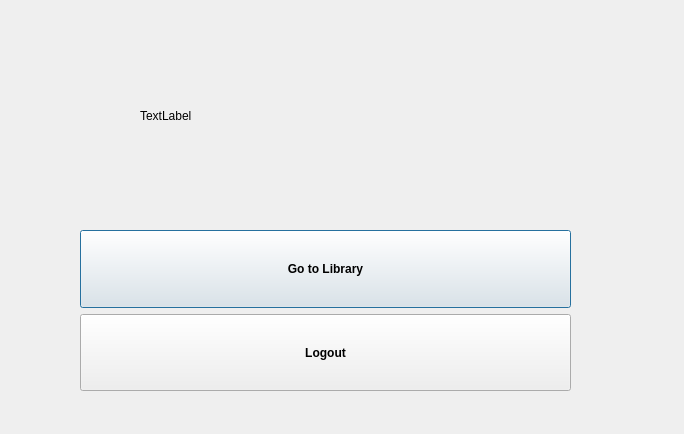
<?xml version="1.0" encoding="UTF-8"?>
<ui version="4.0">
 <class>student1</class>
 <widget class="QDialog" name="student1">
  <property name="geometry">
   <rect>
    <x>0</x>
    <y>0</y>
    <width>684</width>
    <height>434</height>
   </rect>
  </property>
  <property name="windowTitle">
   <string>Dialog</string>
  </property>
  <widget class="QLabel" name="label60">
   <property name="geometry">
    <rect>
     <x>140</x>
     <y>30</y>
     <width>391</width>
     <height>171</height>
    </rect>
   </property>
   <property name="text">
    <string>TextLabel</string>
   </property>
  </widget>
  <widget class="QWidget" name="">
   <property name="geometry">
    <rect>
     <x>80</x>
     <y>230</y>
     <width>491</width>
     <height>161</height>
    </rect>
   </property>
   <layout class="QVBoxLayout" name="verticalLayout">
    <item>
     <widget class="QPushButton" name="pushButton_2">
      <property name="sizePolicy">
       <sizepolicy hsizetype="Minimum" vsizetype="Preferred">
        <horstretch>0</horstretch>
        <verstretch>0</verstretch>
       </sizepolicy>
      </property>
      <property name="font">
       <font>
        <pointsize>9</pointsize>
        <weight>75</weight>
        <bold>true</bold>
       </font>
      </property>
      <property name="text">
       <string>Go to Library</string>
      </property>
     </widget>
    </item>
    <item>
     <widget class="QPushButton" name="pushButton_3">
      <property name="sizePolicy">
       <sizepolicy hsizetype="Minimum" vsizetype="Preferred">
        <horstretch>0</horstretch>
        <verstretch>0</verstretch>
       </sizepolicy>
      </property>
      <property name="font">
       <font>
        <pointsize>9</pointsize>
        <weight>75</weight>
        <bold>true</bold>
       </font>
      </property>
      <property name="text">
       <string>Logout</string>
      </property>
     </widget>
    </item>
   </layout>
  </widget>
 </widget>
 <resources/>
 <connections/>
</ui>
